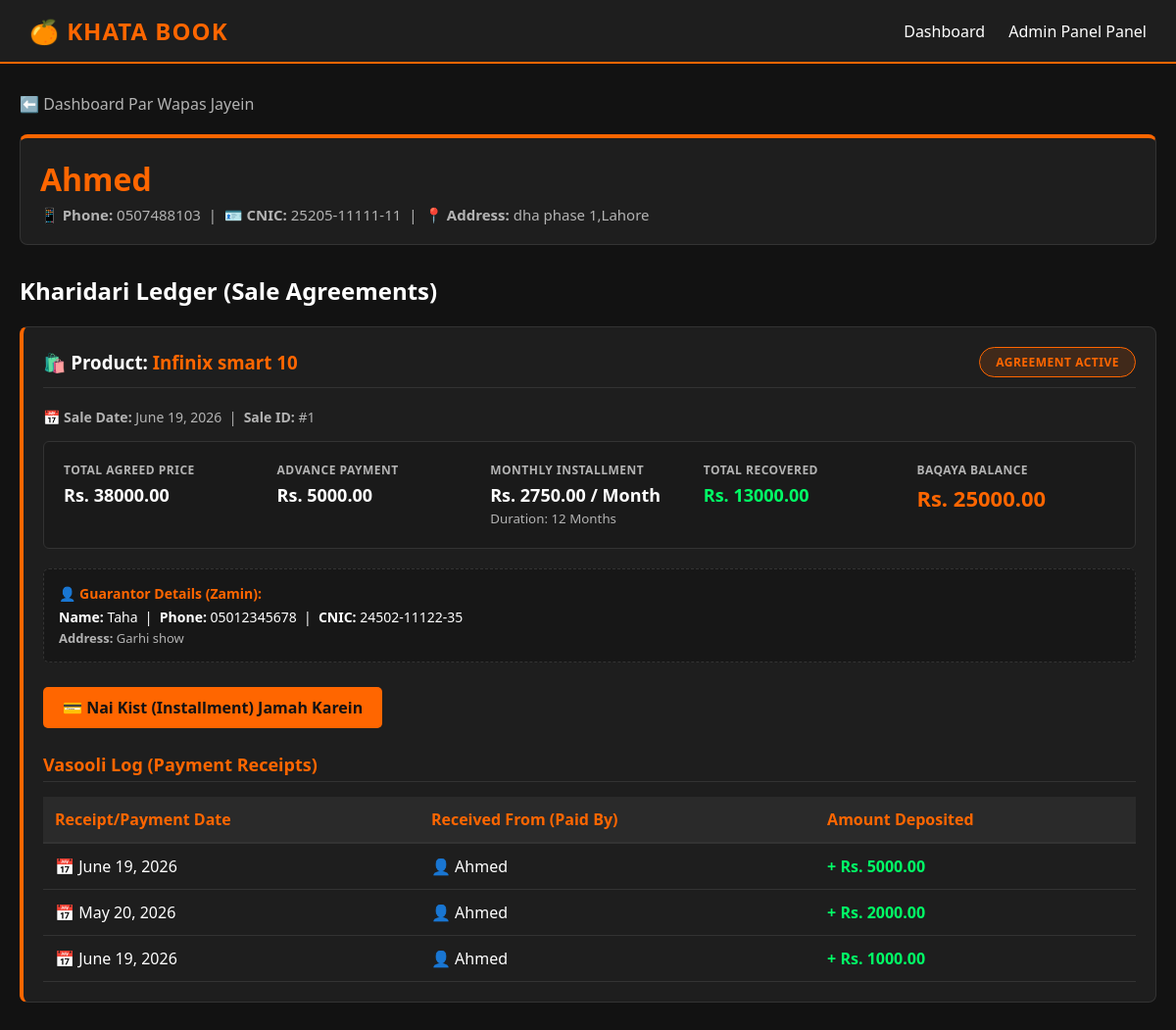
The app's page /customer/2/ with its own data.
### cashbook/models.py (models this page shows, shortened)
class Customer(models.Model):
    name= models.CharField(max_length=255)
    cnic= models.CharField(max_length=15,unique=True)
    phone_no= models.CharField(max_length=15,unique=True)
    address= models.TextField()

class Sale(models.Model):
    STATUS_CHOICES = [
        ('active', 'Active'),
        ('completed', 'Completed'),
        ('overdue', 'Overdue'),
    ]
    customer = models.ForeignKey(Customer, on_delete=models.CASCADE, related_name='sales')
    product = models.ForeignKey(Product, on_delete=models.PROTECT)
    guarantor = models.ForeignKey(Guarantor, on_delete=models.SET_NULL, null=True, blank=True)
    total_installments = models.IntegerField(help_text="Total number of months/installments")
    advance_payment = models.DecimalField(max_digits=10, decimal_places=2, default=0.00)
    agreed_selling_price = models.DecimalField(max_digits=10, decimal_places=2, help_text="Final price for this installment deal")
    sale_date = models.DateField()
    status = models.CharField(max_length=15, choices=STATUS_CHOICES, default='active')
    @property
    def monthly_installment_amount(self):
        net_installment_amount = self.agreed_selling_price - self.advance_payment
        if self.total_installments > 0:
            return round(net_installment_amount / self.total_installments, 2)
        return 0
    @property
    def total_paid(self):
        payments_sum = self.payments.aggregate(total=models.Sum('amount_paid'))['total'] or 0
        return self.advance_payment + payments_sum
    @property
    def remaining_amount(self):
        return self.agreed_selling_price - self.total_paid

class Product(models.Model):
    name = models.CharField(max_length=255)
    actual_price = models.DecimalField(max_digits=10, decimal_places=2) # Cost price
    selling_price = models.DecimalField(max_digits=10, decimal_places=2) # Base retail price

class Guarantor(models.Model):
    name = models.CharField(max_length=255)
    phone_no = models.CharField(max_length=15)
    cnic = models.CharField(max_length=15)
    address = models.TextField()

class Payment(models.Model):
    sale = models.ForeignKey(Sale, on_delete=models.CASCADE, related_name='payments')
    paid_by = models.CharField(max_length=255, help_text="Name of the individual handing over the money")
    amount_paid = models.DecimalField(max_digits=10, decimal_places=2)
    date_paid = models.DateField()

### cashbook/views.py (the view)
# urls.py: path('customer/<int:customer_id>/', views.customer_detail_view, name='customer_detail'),
def customer_detail_view(request, customer_id):
    customer = get_object_or_404(Customer, id=customer_id)
    sales = customer.sales.all()
    return render(request, 'cashbook/customer_detail.html', {'customer': customer, 'sales': sales})

### cashbook/templates/cashbook/customer_detail.html (shortened to what this page needs)
{% extends 'cashbook/base.html' %}
{% block content %}
<a href="{% url 'dashboard' %}" class="back-link">⬅️ Dashboard Par Wapas Jayein</a>
<div class="card profile-card">
    <h1 style="color: var(--primary-orange); margin-bottom: 5px;">{{ customer.name }}</h1>
    <p style="color: var(--text-muted); font-size: 15px;">
        📱 <strong>Phone:</strong> {{ customer.phone_no }} &nbsp;|&nbsp;
        🪪 <strong>CNIC:</strong> {{ customer.cnic }} &nbsp;|&nbsp;
        📍 <strong>Address:</strong> {{ customer.address }}
    </p>
</div>
<h2 style="margin-bottom: 20px;">Kharidari Ledger (Sale Agreements)</h2>
{% for sale in sales %}
<div class="card sale-agreement-card">
    <div class="sale-header">
        <h3>🛍️ Product: <span style="color: var(--primary-orange);">{{ sale.product.name }}</span></h3>
        <span class="status-badge {% if sale.status == 'active' %}status-active{% elif sale.status == 'completed' %}status-completed{% else %}status-overdue{% endif %}">
            Agreement {{ sale.status }}
        </span>
    </div>
    <p style="color: var(--text-muted); font-size: 14px; margin-bottom: 15px;">
        📅 <strong>Sale Date:</strong> {{ sale.sale_date }} &nbsp;|&nbsp; <strong>Sale ID:</strong> #{{ sale.id }}
    </p>
    <div class="financial-grid">
        <div class="metric-box">
            <h5>Total Agreed Price</h5>
            <p>Rs. {{ sale.agreed_selling_price }}</p>
        </div>
        <div class="metric-box">
            <h5>Advance Payment</h5>
            <p>Rs. {{ sale.advance_payment }}</p>
        </div>
        <div class="metric-box">
            <h5>Monthly Installment</h5>
            <p>Rs. {{ sale.monthly_installment_amount }} / Month</p>
            <small style="color: var(--text-muted);">Duration: {{ sale.total_installments }} Months</small>
        </div>
        <div class="metric-box">
            <h5>Total Recovered</h5>
            <p style="color: #00ff66;">Rs. {{ sale.total_paid }}</p>
        </div>
        <div class="metric-box">
            <h5>Baqaya Balance</h5>
            <p class="highlight-balance">Rs. {{ sale.remaining_amount }}</p>
        </div>
    </div>
    {% if sale.guarantor %}
    <div class="guarantor-box">
        <h4 style="font-size: 14px; color: var(--primary-orange); margin-bottom: 5px;">👤 Guarantor Details (Zamin):</h4>
        <p style="font-size: 14px;">
            <strong>Name:</strong> {{ sale.guarantor.name }} &nbsp;|&nbsp;
            <strong>Phone:</strong> {{ sale.guarantor.phone_no }} &nbsp;|&nbsp;
            <strong>CNIC:</strong> {{ sale.guarantor.cnic }}
        </p>
        <p style="font-size: 13px; color: var(--text-muted); margin-top: 3px;"><strong>Address:</strong> {{ sale.guarantor.address }}</p>
    </div>
    {% else %}
    <div class="guarantor-box" style="border-style: solid; background-color: transparent;">
        <p style="font-size: 14px; color: var(--text-muted);">⚠️ Is transaction ka koi guarantor registered nahi hai.</p>
    </div>
    {% endif %}
    {% if sale.status != 'completed' %}
    <div class="action-container">
        <a href="/sale/{{ sale.id }}/payment/add/" class="btn-orange">
            💳 Nai Kist (Installment) Jamah Karein
        </a>
    </div>
    {% endif %}
    <h4 class="table-section-title">Vasooli Log (Payment Receipts)</h4>
    <table class="custom-table">
        <thead>
            <tr>
                <th>Receipt/Payment Date</th>
                <th>Received From (Paid By)</th>
                <th>Amount Deposited</th>
            </tr>
        </thead>
        <tbody>
            {% for payment in sale.payments.all %}
            <tr>
                <td>📅 {{ payment.date_paid }}</td>
                <td>👤 {{ payment.paid_by }}</td>
                <td style="color: #00ff66; font-weight: bold;">+ Rs. {{ payment.amount_paid }}</td>
            </tr>
            {% empty %}
            <tr>
                <td colspan="3" style="color: var(--text-muted); text-align: center; padding: 20px;">
                    Is saude/agreement ki abhi tak koi monthly kist jama nahi hui hai.
                </td>
            </tr>
            {% endfor %}
        </tbody>
    </table>
</div>
{% endfor %}
{% endblock %}

### cashbook/templates/cashbook/base.html (shortened to what this page needs)
<!DOCTYPE html>
<html lang="en">
<head>
</head>
<body>
    <nav class="navbar">
        <a href="{% url 'dashboard' %}" class="navbar-brand">🍊 Khata Book</a>
        <div class="navbar-links">
            <a href="{% url 'dashboard' %}">Dashboard</a>
            <a href="/admin/" target="_blank">Admin Panel Panel</a>
        </div>
    </nav>
    <div class="container">
        {% block content %}
        {% endblock %}
    </div>
</body>
</html>

### cashbook/templates/cashbook/base.html (style rules this page uses)
:root { --bg-dark: #121212; --bg-card: #1e1e1e; --primary-orange: #ff6600; --text-light: #ffffff; --text-muted: #b3b3b3; --border-color: #333333; }
* { margin: 0; padding: 0; box-sizing: border-box; font-family: 'Segoe UI', Tahoma, Geneva, Verdana, sans-serif; }
body { background-color: var(--bg-dark); color: var(--text-light); min-height: 100vh; }
.navbar { background-color: var(--bg-card); border-bottom: 2px solid var(--primary-orange); padding: 15px 30px; display: flex; justify-content: space-between; align-items: center; }
.navbar-brand { color: var(--primary-orange); font-size: 24px; font-weight: bold; text-decoration: none; text-transform: uppercase; letter-spacing: 1px; }
.navbar-links a { color: var(--text-light); text-decoration: none; margin-left: 20px; font-weight: 500; transition: color 0.3s; }
.container { max-width: 1200px; margin: 30px auto; padding: 0 20px; }
.card { background-color: var(--bg-card); border: 1px solid var(--border-color); border-radius: 8px; padding: 20px; margin-bottom: 20px; }
.btn-orange { background-color: var(--primary-orange); color: var(--bg-dark); border: none; padding: 10px 20px; border-radius: 5px; font-weight: bold; cursor: pointer; text-decoration: none; display: inline-block; transition: background 0.3s, transform 0.2s; }
.custom-table { width: 100%; border-collapse: collapse; margin-top: 15px; }
.custom-table th { background-color: #2a2a2a; color: var(--primary-orange); text-align: left; padding: 12px; border-bottom: 2px solid var(--border-color); }
.custom-table td { padding: 12px; border-bottom: 1px solid var(--border-color); }

### cashbook/templates/cashbook/customer_detail.html (style rules this page uses)
.back-link { display: inline-block; margin-bottom: 20px; color: var(--text-muted); text-decoration: none; font-weight: 500; transition: color 0.3s; }
.profile-card { border-top: 4px solid var(--primary-orange); margin-bottom: 30px; }
.sale-agreement-card { border-left: 4px solid var(--primary-orange); margin-bottom: 40px; position: relative; }
.sale-header { display: flex; justify-content: space-between; align-items: center; margin-bottom: 20px; border-bottom: 1px solid var(--border-color); padding-bottom: 10px; }
.status-badge { padding: 6px 16px; border-radius: 20px; font-size: 12px; font-weight: bold; text-transform: uppercase; letter-spacing: 0.5px; }
.status-active { background-color: rgba(255, 102, 0, 0.15); color: var(--primary-orange); border: 1px solid var(--primary-orange); }
.financial-grid { display: grid; grid-template-columns: repeat(auto-fit, minmax(200px, 1fr)); gap: 15px; background-color: #1a1a1a; padding: 20px; border-radius: 6px; margin-bottom: 20px; border: 1px solid var(--border-color); }
.metric-box h5 { color: var(--text-muted); font-size: 12px; text-transform: uppercase; margin-bottom: 5px; letter-spacing: 0.5px; }
.metric-box p { font-size: 18px; font-weight: 600; }
.metric-box .highlight-balance { color: var(--primary-orange); font-size: 22px; }
.guarantor-box { background-color: #171717; border: 1px dashed var(--border-color); padding: 15px; border-radius: 6px; margin: 20px 0; }
.action-container { margin: 25px 0; }
.table-section-title { color: var(--primary-orange); margin-top: 25px; margin-bottom: 10px; font-size: 18px; border-bottom: 1px solid var(--border-color); padding-bottom: 5px; }

### records on screen
Customer: name "Ahmed", phone_no "0507488103", cnic "25205-11111-11", address "dha phase 1,Lahore"
Sale: product.name "Infinix smart 10", status "ACTIVE", sale_date "June 19, 2026", id "1", agreed_selling_price "38000.00", advance_payment "5000.00", monthly_installment_amount "2750.00", total_installments "12", total_paid "13000.00", remaining_amount "25000.00", guarantor.name "Taha", guarantor.phone_no "05012345678", guarantor.cnic "24502-11122-35", guarantor.address "Garhi show"
Payment: date_paid "June 19, 2026", paid_by "Ahmed", amount_paid "5000.00"
Payment: date_paid "May 20, 2026", paid_by "Ahmed", amount_paid "2000.00"
Payment: date_paid "June 19, 2026", paid_by "Ahmed", amount_paid "1000.00"
